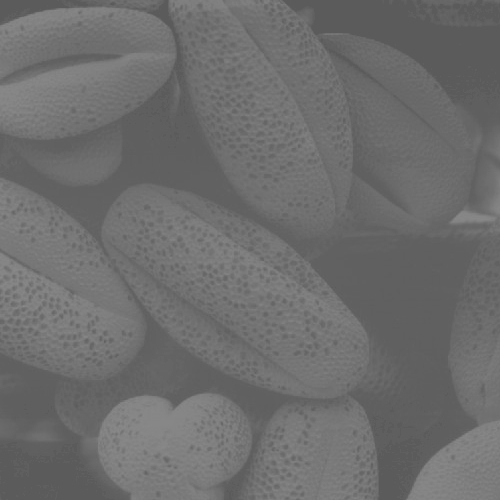
#> input picture work1/equalization/cells.jpg, 500 x 500 px
$ python equalization.py
#> lines starting #> are read from the running program, lines starting #| are printed output that depends on the picture
import cv2
import numpy as np
import matplotlib.pyplot as plt


def equalization(filename):

#> called with filename = 'cells.jpg'
    result = np.zeros(256)
    sk = np.zeros(256)

    image = cv2.imread(filename, 0)
#> image is the input picture: shape (500, 500); min 90, max 138, mean 109.1
    output = cv2.imread(filename, 0)

    height, width = image.shape
#> height = 500; width = 500
    n = height * width
#> n = 250000

    # Calculate the probabilities
    for i in range(height):
        for j in range(width):
            result[image[i, j]] += 1

    # Calculate sk
    accumulate = 0
    for i in range(256):
        accumulate += result[i] / n
        sk[i] = round(255 * accumulate, 0)
#> after the loop, accumulate = 1; sk = 256 values from 0 to 255

    # Replace values
    for i in range(height):
        for j in range(width):
            output[i, j] = sk[image[i, j]]
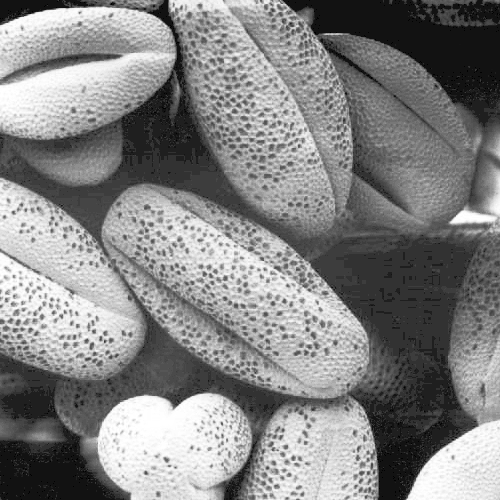
#> output: shape (500, 500); min 1, max 255, mean 131.8

    # Display image
    cv2.imshow('output', output)
    cv2.waitKey(0)
    cv2.destroyAllWindows()

    # Save to file
    cv2.imwrite('equalization_%s' % filename, output)

    plt.bar(range(256), sk, color='black')
    plt.show()
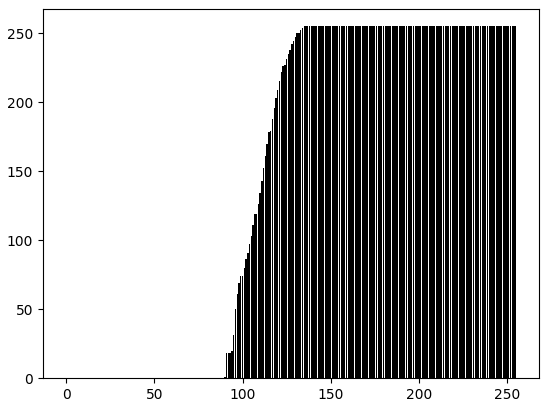
#> figure drawn by matplotlib, 1 panel


equalization('cells.jpg')
